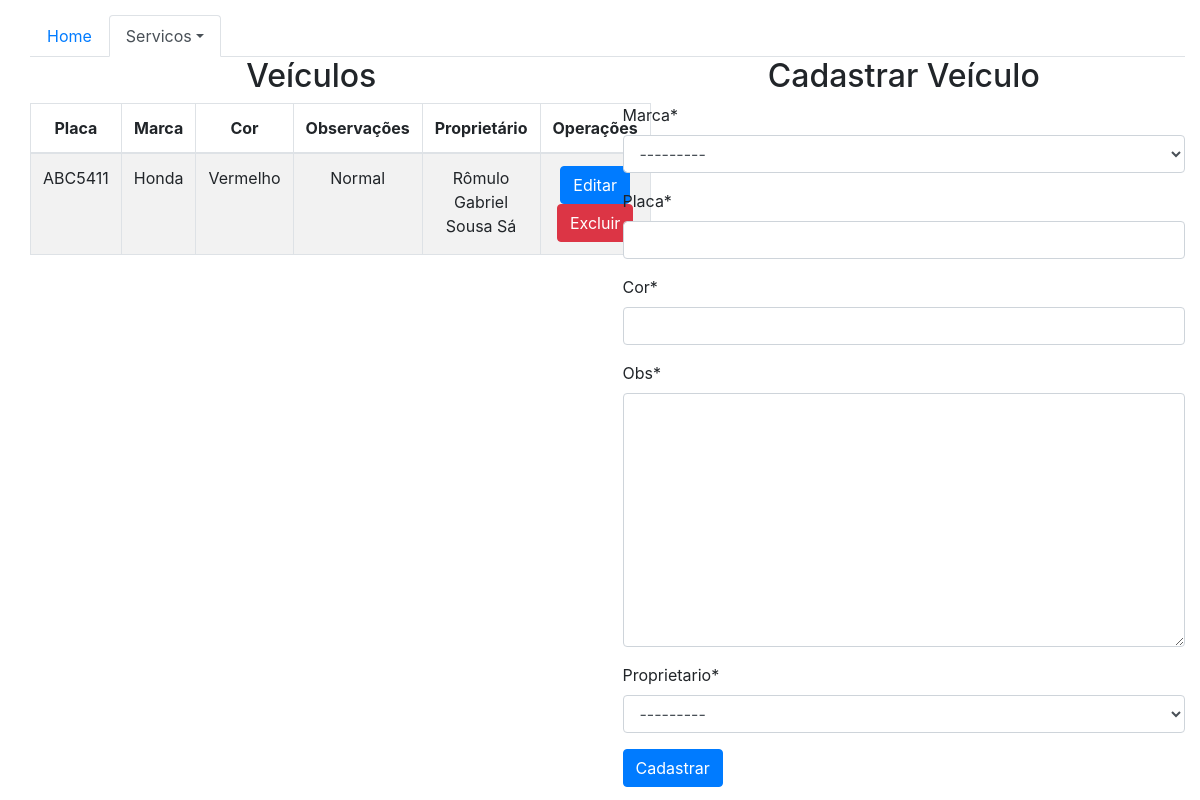
The app's page /sistema/veiculos/ (signed in), older data.
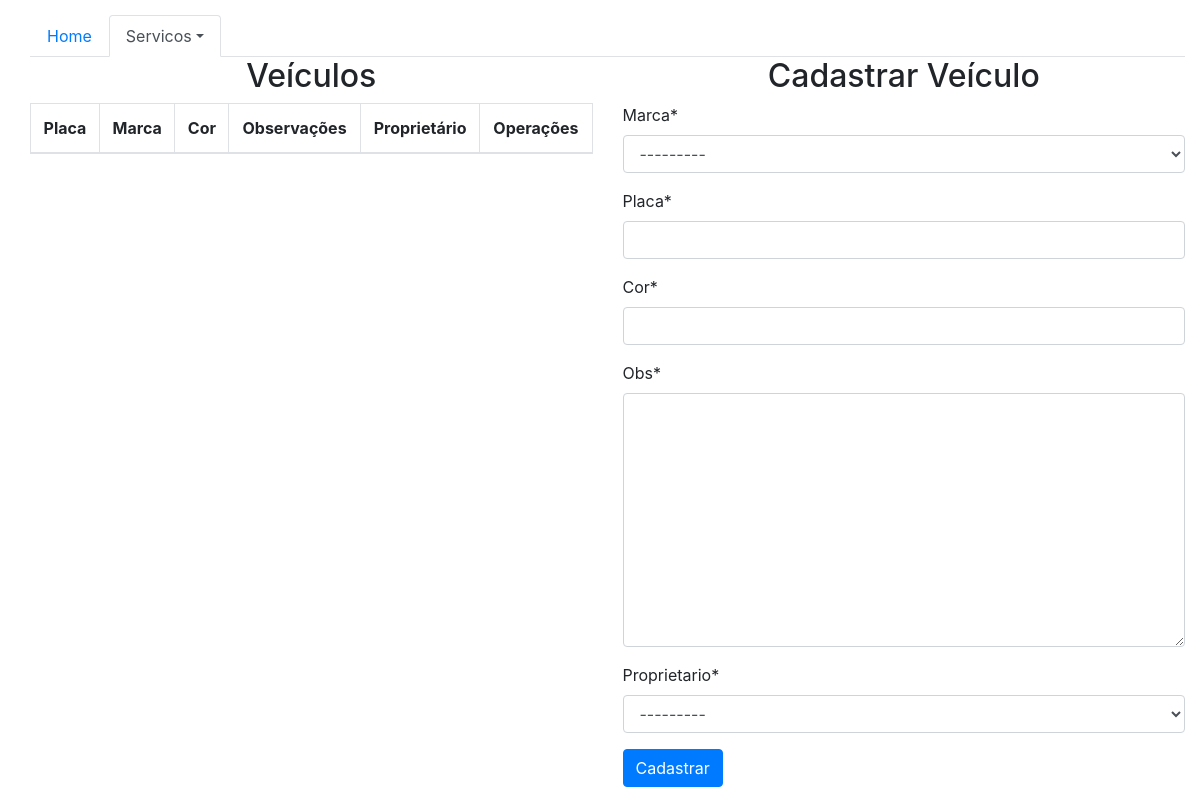
The same page, newer data.
### core/models.py (models this page shows, shortened)
class Veiculo(models.Model):
    marca = models.ForeignKey(Marca, on_delete=models.CASCADE)
    placa = models.CharField(max_length=7)
    cor = models.CharField(max_length=15)
    obs = models.TextField()
    proprietario = models.ForeignKey(Pessoa, on_delete=models.CASCADE)

class Marca(models.Model):
    nome = models.CharField(max_length=50)
    def __str__(self):
        return self.nome

class Pessoa(models.Model):
    nome = models.CharField(max_length=100)
    endereco = models.CharField(max_length=150)
    telefone = models.CharField(max_length=13)
    def __str__(self):
        return self.nome

### core/views.py (the view)
@login_required
def all_veiculos(request):
    veiculos = Veiculo.objects.all()
    formulario = VeiculoForm()
    data = {'veiculos': veiculos, 'form': formulario}
    return render(request, 'core/veiculos.html', data)

### core/forms.py
class VeiculoForm(ModelForm):
    class Meta:
        model = Veiculo
        fields = '__all__'

### templates/core/veiculos.html (shortened to what this page needs)
{% extends 'core/../base.html' %}
{% load crispy_forms_filters %}
{% block menu %}
	<div class="row">
		<div class="col">
			<nav class="nav nav-tabs">
				<li class="nav-item">
					<a class="nav-link" href="{% url 'core_home' %}">Home</a>
				</li>
				<li class="nav-item dropdown">
				<li class="nav-item active dropdown">
					<a class="nav-link dropdown-toggle active" data-toggle="dropdown" href="#" role="button"
					   aria-haspopup="true" aria-expanded="false">Servicos</a>
				</li>
			</nav>
		</div>
	</div>
{% endblock %}
{% block content %}
	<div class="row">
		<div class="col-6">
			<h2>Veículos</h2>
			<table class="table table-striped table-bordered" style="text-align: center;">
				<thead>
				<tr>
					<th scope="col">Placa</th>
					<th scope="col">Marca</th>
					<th scope="col">Cor</th>
					<th scope="col">Observações</th>
					<th scope="col">Proprietário</th>
					<th scope="col">Operações</th>
				</tr>
				</thead>
				<tbody>
				{% for veiculo in veiculos %}
					<tr>
					<td>{{ veiculo.placa }}</td>
					<td>{{ veiculo.marca }}</td>
					<td>{{ veiculo.cor }}</td>
					<td>{{ veiculo.obs }}</td>
					<td>{{ veiculo.proprietario.nome }}</td>
					<td><a href="{% url 'core_update_veiculo' veiculo.id %}">
						<button type="submit" class="btn btn-primary">Editar</button>
					</a>
						<a href="{% url 'core_delete_veiculo' veiculo.id %}">
							<button type="button" class="btn btn-danger">Excluir</button>
						</a>
					</td>
				{% endfor %}
				</tbody>
			</table>
		</div>
		<div class="col-6">
			<h2>Cadastrar Veículo</h2>
			<form action="{% url 'core_novo_veiculo' %}">
				{{ form|crispy }}
				<button type="submit" class="btn btn-primary">Cadastrar</button>
			</form>
		</div>
	</div>
{% endblock %}

### templates/base.html (shortened to what this page needs)
<!doctype html>
<html lang="pt-br">
<head>
	<link rel="stylesheet"
	      href="https://stackpath.bootstrapcdn.com/bootstrap/4.3.1/css/bootstrap.min.css">
</head>
<body>
<div class="container-fluid">
	{% block menu %}{% endblock %}
	{% block content %}
	{% endblock %}
</div>
</body>
</html>

### templates/base.html (style rules this page uses)
body { margin-left: 15px; margin-top: 15px; }
h2 { text-align: center; }

Row changes from the older to the newer data that the page shows:
removed Veiculo: placa "ABC5411", marca "Honda", cor "Vermelho", obs "Normal", proprietario.nome "Rômulo Gabriel Sousa Sá"
